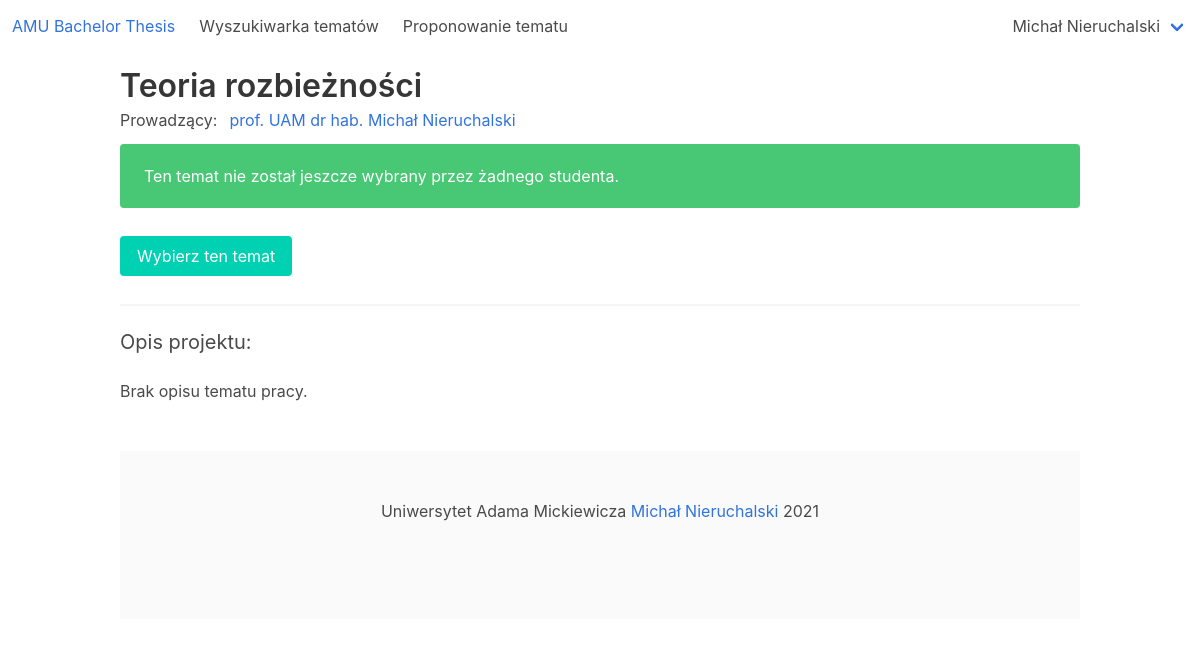
Screenshot of /amu_bachelor_thesis/thesis/35 (signed in) with the database file from the repository.
### amu_bachelor_thesis_app/models.py (models this page shows, shortened)
class User(AbstractBaseUser, PermissionsMixin):
    USERNAME_FIELD = 'email'
    LECTURER = 1
    STUDENT = 2
    SUPERUSER = 3
    ROLE_CHOICES = (
        (LECTURER, 'Lecturer'),
        (STUDENT, 'Student'),
        (SUPERUSER, 'Superuser')
    )
    objects = CustomUserManager()
    role = models.PositiveSmallIntegerField(choices=ROLE_CHOICES, blank=False, null=False)
    email = models.EmailField('email address', blank=False, null=False, unique=True)
    def __str__(self):
        if self.role == User.STUDENT:
            return str(self.student)
        if self.role == User.LECTURER:
            return str(self.lecturer)
        return self.email
    def is_student(self):
        return self.role == User.STUDENT
    def is_lecturer(self):
        return self.role == User.LECTURER
    @property
    def is_superuser(self):
        return self.role == self.SUPERUSER

class Student(models.Model):
    first_name = models.CharField(max_length=180, blank=False, null=False)
    last_name = models.CharField(max_length=180, blank=False, null=False)
    album_number = models.CharField(max_length=6, blank=False, null=False)
    user = models.OneToOneField(User, on_delete=models.CASCADE, primary_key=True)
    def __str__(self):
        return self.first_name + ' ' + self.last_name
    def has_thesis(self):
        try:
            return self.thesis is not None
        except AttributeError:
            return False

class Thesis(models.Model):
    title = models.CharField(max_length=255, blank=False, null=False)
    description = models.CharField(max_length=4000, blank=True, null=True)
    created_at = models.DateTimeField(null=False)
    edited_at = models.DateTimeField(null=True)
    lecturer = models.ForeignKey(Lecturer, on_delete=models.PROTECT, null=False)
    student = models.OneToOneField(Student, on_delete=models.SET_NULL, null=True)

class Lecturer(models.Model):
    first_name = models.CharField(max_length=180, blank=False, null=False)
    last_name = models.CharField(max_length=180, blank=False, null=False)
    degree = models.CharField(max_length=180, blank=True, null=True)
    interests = models.CharField(max_length=2000, blank=True, null=True)
    description = models.CharField(max_length=4000, blank=True, null=True)
    user = models.OneToOneField(User, on_delete=models.CASCADE, primary_key=True)
    @property
    def name_with_degree(self):
        return self.degree + ' ' + self.first_name + ' ' + self.last_name

### amu_bachelor_thesis_app/views/thesis_views.py (the view)
# urls.py: path('thesis/<int:pk>', thesis_views.ThesisView.as_view(), name="thesis"),
@method_decorator(login_required, name='dispatch')
class ThesisView(generic.DetailView):
    model = Thesis
    template_name = "amu_bachelor_thesis_app/thesis/thesis.html"

### amu_bachelor_thesis_app/templatetags/helpers.py (called while the page is built)
@register.simple_tag
def get_number_of_notifications(user):
    return user.notification_set.count()

@register.simple_tag
def has_notifications(user):
    return user.notification_set.filter(is_seen=False).count() == 0

### amu_bachelor_thesis_app/templates/amu_bachelor_thesis_app/thesis/thesis.html (shortened to what this page needs)
{% extends 'amu_bachelor_thesis_app/base.html' %}
{% block content %}
    <h2 class="title mb-1">{{ thesis.title }}</h2>
    <table class="mb-3">
        <tr>
            <td><span class="pr-3">Prowadzący:</span></td>
            <td>
                <a href="{% url 'amu_bachelor_thesis:lecturer_profile' thesis.lecturer_id %}">{{ thesis.lecturer.name_with_degree }}</a>
            </td>
        </tr>
    </table>
    {% if thesis.student %}
        <div class="notification is-info">
            Ten temat jest już zajęty.
        </div>
    {% else %}
        <div class="notification is-success">
            Ten temat nie został jeszcze wybrany przez żadnego studenta.
        </div>
    {% endif %}
    {% if user.is_student and not user.student.has_thesis and thesis.student_id is None %}
        <button class="button is-primary modal__student_confirm_thesis_select mt-1 mb-1" data-thesis-id="{{ thesis.id }}">
            Wybierz ten temat
        </button>
    {% endif %}
    <hr>
    <div class="mt-2">
        <h3 class="subtitle">Opis projektu:</h3>
        {% if thesis.description %}
            <p>{{ thesis.description }}</p>
        {% else %}
            <p>Brak opisu tematu pracy.</p>
        {% endif %}
    </div>
{% endblock %}

### amu_bachelor_thesis_app/templates/amu_bachelor_thesis_app/shell/navbar.html (shortened to what this page needs)
{% load lecturer %}
{% load helpers %}
<nav class="navbar" role="navigation">
    <div class="navbar-brand">
        <a class="navbar-item" href="{% url 'amu_bachelor_thesis:home' %}">
            <h1>AMU Bachelor Thesis</h1>
        </a>
    </div>
    <div id="navbarBasicExample" class="navbar-menu">
        <div class="navbar-start">
            {% if user.is_authenticated %}
                <a class="navbar-item" href="{% url 'amu_bachelor_thesis:search_engine' %}">Wyszukiwarka tematów</a>
            {% endif %}
            {% if user.is_student %}
                <a class="navbar-item" href="{% url 'amu_bachelor_thesis:manage_thesis_propositions' %}">Proponowanie tematu</a>
            {% endif %}
        </div>
    </div>
    <div class="navbar-end">
        <div class="navbar-end">
            {% if user.is_authenticated %}
                <div class="navbar-item has-dropdown is-hoverable">
                    <a class="navbar-link">{{ user }}</a>
                </div>
            {% endif %}
        </div>
    </div>
</nav>

### rows the page displays
User: role+id "Michał Nieruchalski"
Thesis: title "Teoria rozbieżności", lecturer.name_with_degree "prof. UAM dr hab. Michał Nieruchalski"
